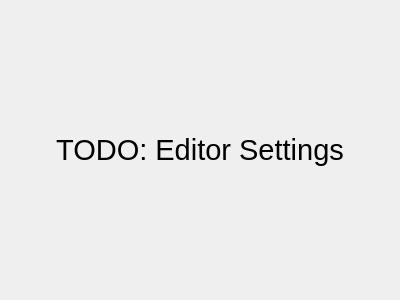
<?xml version="1.0" encoding="UTF-8"?>
<ui version="4.0">
 <class>EditorOptionsWidget</class>
 <widget class="QWidget" name="EditorOptionsWidget">
  <property name="geometry">
   <rect>
    <x>0</x>
    <y>0</y>
    <width>400</width>
    <height>300</height>
   </rect>
  </property>
  <property name="windowTitle">
   <string>Form</string>
  </property>
  <layout class="QGridLayout" name="gridLayout">
   <item row="0" column="0">
    <widget class="QLabel" name="label">
     <property name="font">
      <font>
       <pointsize>22</pointsize>
      </font>
     </property>
     <property name="text">
      <string>TODO: Editor Settings</string>
     </property>
     <property name="alignment">
      <set>Qt::AlignCenter</set>
     </property>
    </widget>
   </item>
  </layout>
 </widget>
 <resources/>
 <connections/>
</ui>
